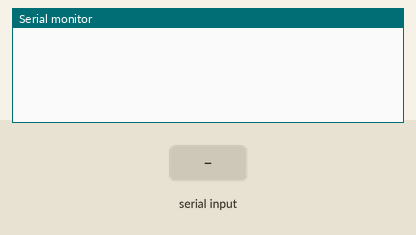
The sketch below on a simulated Arduino Uno, built with avr-gcc and run on an emulated ATmega328P. Parts: the last lines printed to the serial monitor. The inputs (shaded band) are chosen by the test bench.

Above: at 1.2 s.
1.3 s: "90,45\n" received over Serial
At 2.5 s:
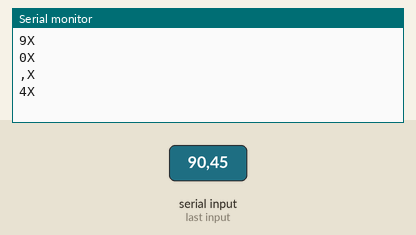
2.8 s: "30,150\n" received over Serial
At 3.8 s:
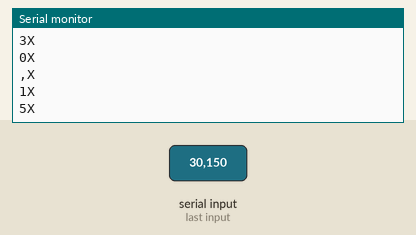
Timing chart, 0 to 5.8 s (numbered marks = the images above; inputs shaded):
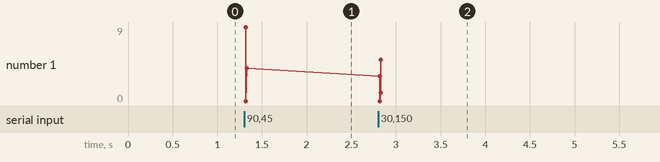

The sketch:

lab1part2.ino
```cpp
void setup() {
  // put your setup code here, to run once:
  Serial.begin(9600);

}

void loop() {
  // put your main code here, to run repeatedly:
  while(Serial.available() > 0){
    Serial.setTimeout(10);
    String s = Serial.readString();
    int len_s = s.length();
    for(int i= 0; i< len_s-2; i++){
//      Serial.write(s[i]+"X\n");
        Serial.print(s[i]);
        Serial.println('X');
    }
//    char b = Serial.read();
//    Serial.print(b);
//    Serial.println('X');
//    Serial.println(s);
//    Serial.println(len_s);
  }
}
```

motor_modified.c
```cpp
/**
 * @brief Control commands available for the robot.
 */
#define FORWARD     'F'
#define LEFT        'L'
#define BACKWARD    'B'
#define RIGHT       'R'
#define STOP        'S'

/**
 * @brief Start and end delimiters
 * @details Ideally these would be high ASCII characters and MUST
 * be something that doesn't occur inside of a legal packet!
 */
const char SoP = 'C';
const char EoP = 'E';

/**
 * Carry previous detected start of packet to ignore random characters
 */
bool StartCarry = false;

/**
 * @brief Other constants and variables for communication
 */
const char nullTerminator = '\0';
unsigned char inByte;
#define MESSAGE_MAX_SIZE 5
char message[MESSAGE_MAX_SIZE];
char command;

/**
 * @brief Definitions of different speed levels.
 * @details Here we define idle as 0 and full speed as 150. For now,
 * we don't have intermediate speed levels in the program. But you
 * are welcome to add them and change the code.
 */
const int IDLE  = 0;
const int SPEED = 150;

/**
 * @brief H bridge (SN754410) pin connections to Arduino.
 * @details The main ideas is to drive two enable signals with PWMs to
 * control the speed. Connect the 4 logic inputs to any 4 Arduino
 * digital pins. We can also connect enables to vcc to save pins, but
 * then we need 2 or 4 pwm pins. These methods are all feasible, but you
 * need to adjust the setup and the function 'motorControl' accordingly.
 */
/// pwm pin, control left motor
const int EN1 = 3;
/// pwm pin, control right motor
const int EN2 = 5;
/// control Y1 (left motor positive)
const int A_1 = 7;
/// control Y2 (left motor negative)
const int A_2 = 8;
/// control Y3 (right motor positive)
const int A_3 = 9;
/// control Y4 (right motor negative)
const int A_4 = 13;
#define LEFT_MOTOR  true
#define RIGHT_MOTOR false

/**
 * @brief Packet parser for serial communication
 * @details Called in the main loop to get legal message from serial port.
 * @return true on success, false on failure
 */
bool parsePacket();

/**
 * @brief Control the robot
 * @param command FORWARD, LEFT, BACKWARD or STOP.
 */
void moveRobot(char command);

/**
 * @brief Control motor
 * @details Called by `moveRobot` to break down high level command
 * to each motor.
 *
 * @param ifLeftMotor Either Left motor or right motor.
 * @param command FORWARD, STOP or BACKWARD
 */
void motorControl(bool ifLeftMotor, char command);

/**
 * @brief Pin setup and initialize state
 * @details Enable serial communication, set up H bridge connections,
 * and make robot stop at the beginning.
 */
void setup() {
    Serial.begin(9600);
    Serial.println("START");
    pinMode(EN1, OUTPUT);
    pinMode(EN2, OUTPUT);
    pinMode(A_1, OUTPUT);
    pinMode(A_2, OUTPUT);
    pinMode(A_3, OUTPUT);
    pinMode(A_4, OUTPUT);

    moveRobot(STOP);
    delay(10);
    Serial.println("Ready, Steady, Go");
    delay(10);
}

/**
 * @brief Main loop of the program
 * @details In this function, we get messages from serial port and
 * execute them accordingly.
 */
void loop() {
    /// 1. get legal message
    if (!parsePacket())
        return;

    /// 2. action, for now we only use option 1
    if (message[0] == '1') {
        // Move command
        command = message[1];
        moveRobot(command);
    }
    else if (message[0] == '2') {
        // Display Read
        // ...
    }
    else if (message[0] == '3') {
        // Distance Read
        // ...
    }
    else if (message[0] == '4') {
        // Display Write
        Serial.println(message);
        return;
    }
    else {
        Serial.println("ERROR: unknown message");
        return;
    }
}


/**
 * @brief FUNCTION IMPLEMENTATIONS BELOW
 */
bool parsePacket() {
    /// step 1. get SoP
    while (Serial.available() < 1) {};
    inByte = Serial.read();
    if (!StartCarry) {
        if (inByte != SoP) {
            Serial.print("ERROR: Expected SOP, got: ");
            Serial.write((byte)inByte);
            Serial.print("\n");
            return false;
        }

        /// step 2. get message length
        while (Serial.available() < 1) {};
        inByte = Serial.read();
    }
    else  {
        StartCarry = false;
    }
    if (inByte == SoP) {
        StartCarry = true;
        Serial.println("ERROR: SoP/EoP in length field");
        return false;
    }
    else if (inByte == EoP) {
        Serial.println("ERROR: SoP/EoP in length field");
        return false;
    }
    int message_size = inByte - '0';
    if (message_size > MESSAGE_MAX_SIZE || message_size < 0) {
        Serial.println("ERROR: Packet Length out of range");
        return false;
    }

    /// step 3. get message
    for (int i = 0; i < message_size; i++) {
        while (Serial.available() < 1) {};
        inByte = Serial.read();
        if ((inByte == EoP || inByte == SoP)) {
            Serial.println("ERROR: SoP/EoP in command field");
            return false;
        }
        message[i] = (char)inByte;
    }
    message[message_size] = nullTerminator;

    /// step 4. get EoP
    while (Serial.available() < 1) {};
    inByte = Serial.read();
    if (inByte != EoP) {
        Serial.println("EoP not found");
        return false;
    } else {
        return true;
    }
}

void moveRobot(char command) {
    switch(command) {
        case FORWARD:
            Serial.println("FORWARD");
            motorControl(LEFT_MOTOR, FORWARD);
            motorControl(RIGHT_MOTOR, FORWARD);
            break;
        case LEFT:
            Serial.println("LEFT");
            motorControl(LEFT_MOTOR, STOP);
            motorControl(RIGHT_MOTOR, FORWARD);
            break;
        case BACKWARD:
            Serial.println("BACKWARD");
            motorControl(LEFT_MOTOR, BACKWARD);
            motorControl(RIGHT_MOTOR, BACKWARD);
            break;
        case RIGHT:
            Serial.println("RIGHT");
            motorControl(LEFT_MOTOR, FORWARD);
            motorControl(RIGHT_MOTOR, STOP);
            break;
        case STOP:
            Serial.println("STOP");
            motorControl(LEFT_MOTOR,STOP);
            motorControl(RIGHT_MOTOR,STOP);
            break;
        default:
            Serial.println("ERROR: Unknown command in legal packet");
            break;
    }
}

/**
 * @brief Please rewrite the function if you change H bridge connections.
 */
void motorControl(bool ifLeftMotor, char command) {
    int enable   = ifLeftMotor ? EN1 : EN2;
    int motorPos = ifLeftMotor ? A_1 : A_3;
    int motorNeg = ifLeftMotor ? A_2 : A_4;
    switch (command) {
        case FORWARD:
            analogWrite(enable, SPEED);
            digitalWrite(motorPos, HIGH);
            digitalWrite(motorNeg, LOW);
            break;
        case BACKWARD:
            analogWrite(enable, SPEED);
            digitalWrite(motorPos, LOW);
            digitalWrite(motorNeg, HIGH);
            break;
        case STOP:
            digitalWrite(motorPos, LOW);
            digitalWrite(motorNeg, LOW);
            break;
        default:
            break;
    }
}
```

Measured:
- after the input at 1.3 s, the serial monitor: prints a new line at once (image 1)
- after the input at 2.8 s, the serial monitor: prints a new line at once (image 2)
- plotted number 1: 4 → 5 after the input at 2.8 s
